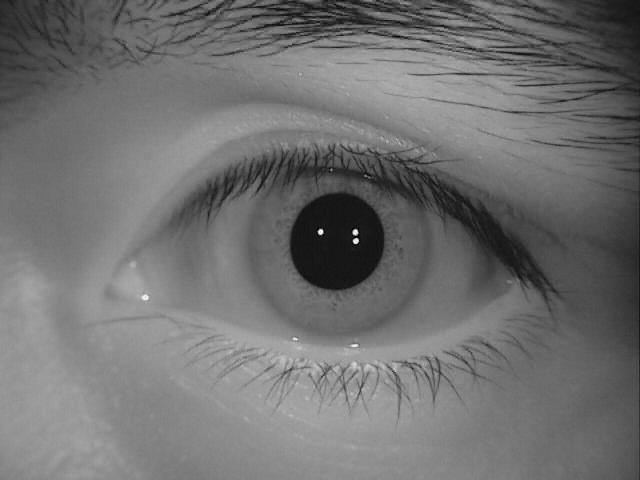
#> input picture Iris_detection/S2001L01.jpg, 640 x 480 px, found by its file name
$ python iris_detection.py
#> lines starting #> are read from the running program, lines starting #| are printed output that depends on the picture
import os
import cv2

# Load the cascades
eye_cascade = cv2.CascadeClassifier('haarcascade_eye.xml')

# Load the image
img = cv2.imread('CASIA-Iris-Lamp/001/L/S2001L01.jpg')  # Replace with your image path
#> img is the input picture: shape (480, 640, 3); min 0, max 255, mean 112.1
gray = cv2.cvtColor(img, cv2.COLOR_BGR2GRAY)


# Detect eyes
eyes = eye_cascade.detectMultiScale(gray, 1.1, 5)
#> eyes = [[180, 102, 284, 284]]

for (ex, ey, ew, eh) in eyes:
    # Crop the eye from the image
    eye_img = img[ey:ey+eh, ex:ex+ew]
    # Resize the cropped image to 320x280
    resized_eye = cv2.resize(eye_img, (384, 384))
    # Display the resized eye image
    cv2.imwrite('S2001L01_detec.jpg',resized_eye)
    cv2.imshow('Eye', resized_eye)
    cv2.waitKey(0)
#> this loop made 1 pass
#> pass 1, `eye_img = img[ey:ey+eh, ex:ex+ew]`:
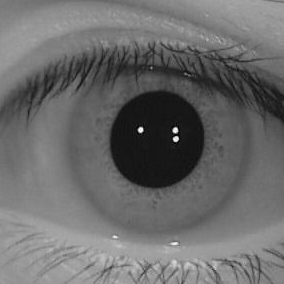
#> eye_img: shape (284, 284, 3); min 0, max 255, mean 106.9
# Test the function

cv2.destroyAllWindows()
